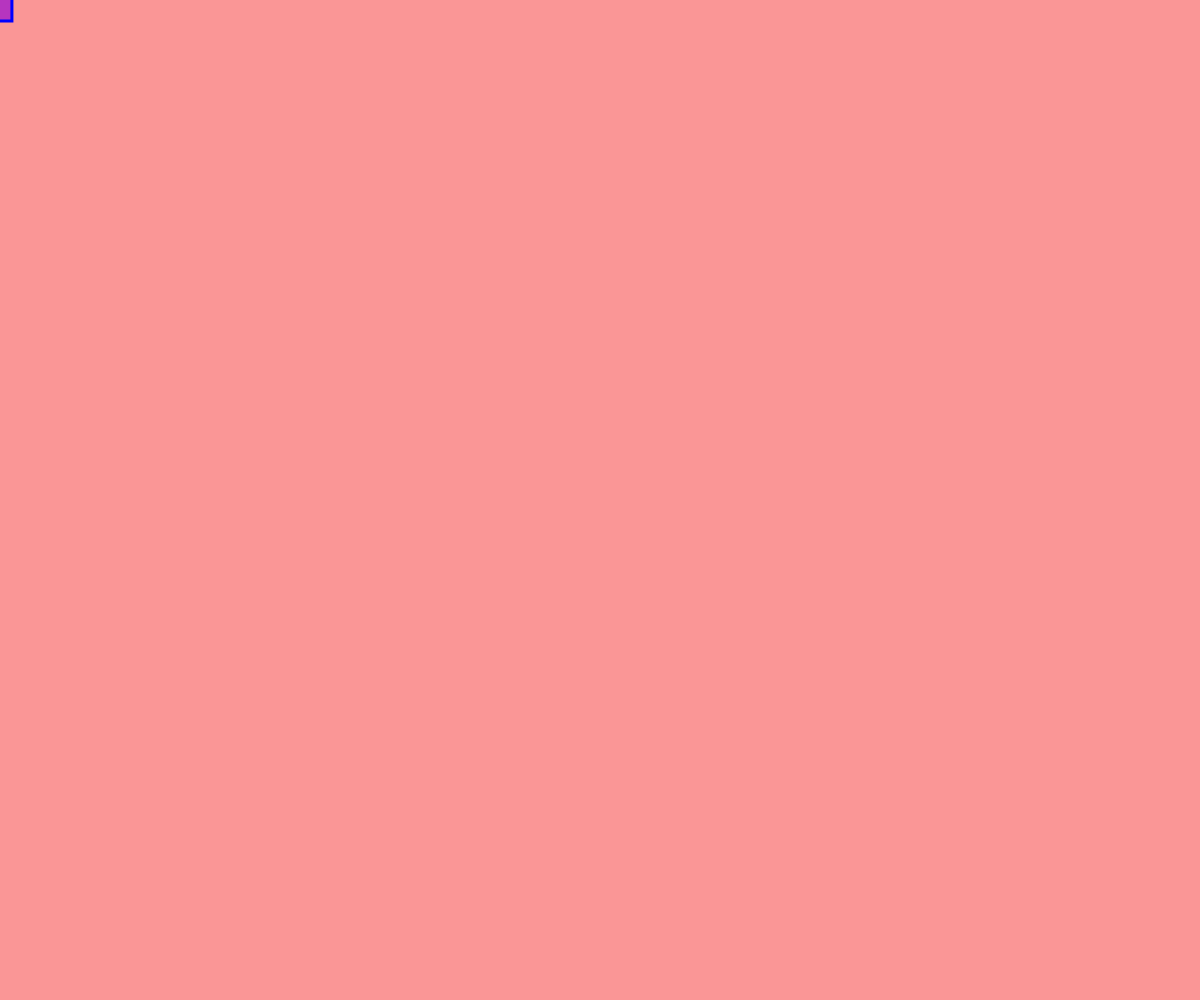
Frame 1 (no input)
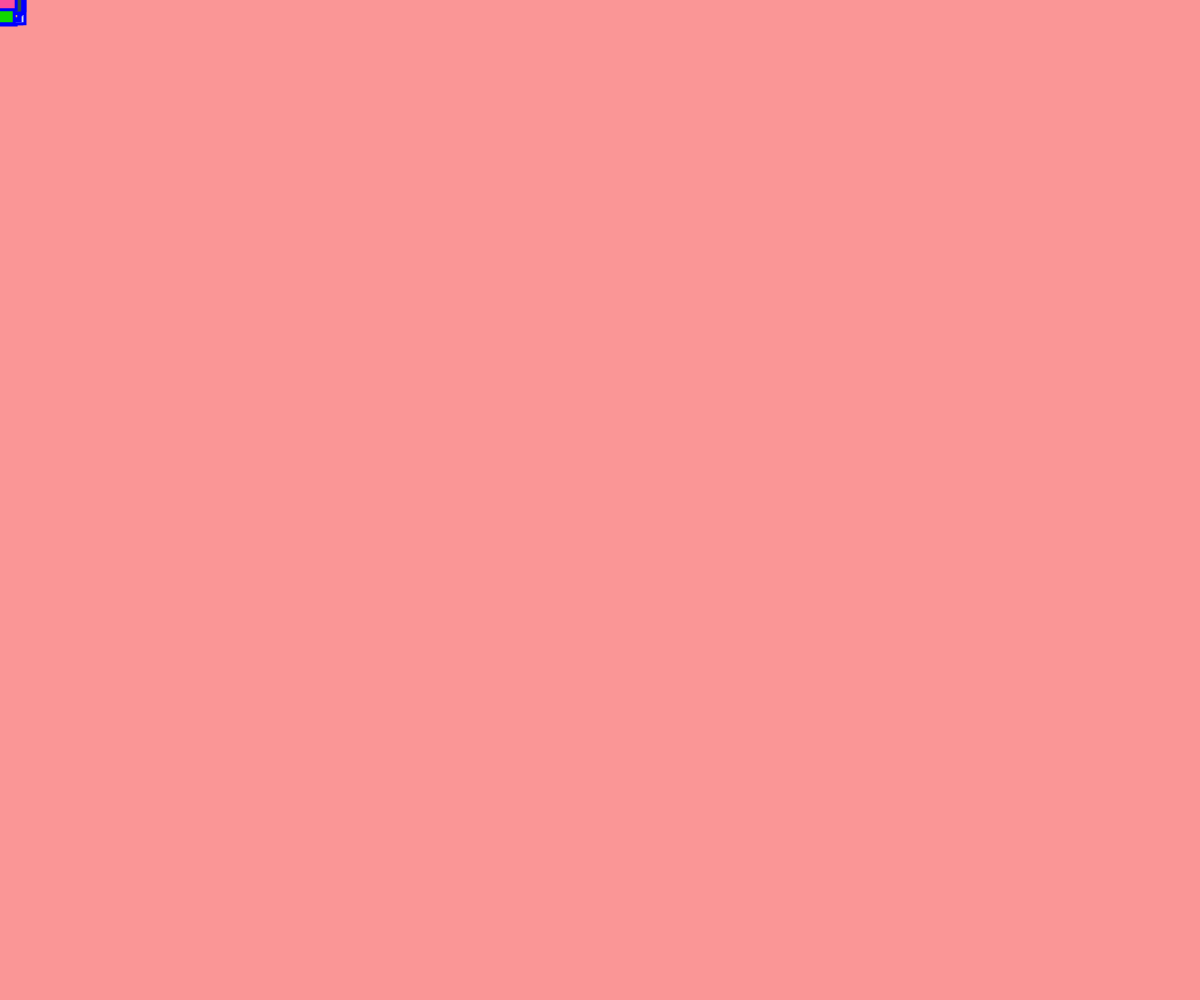
Frame 60 (no input)
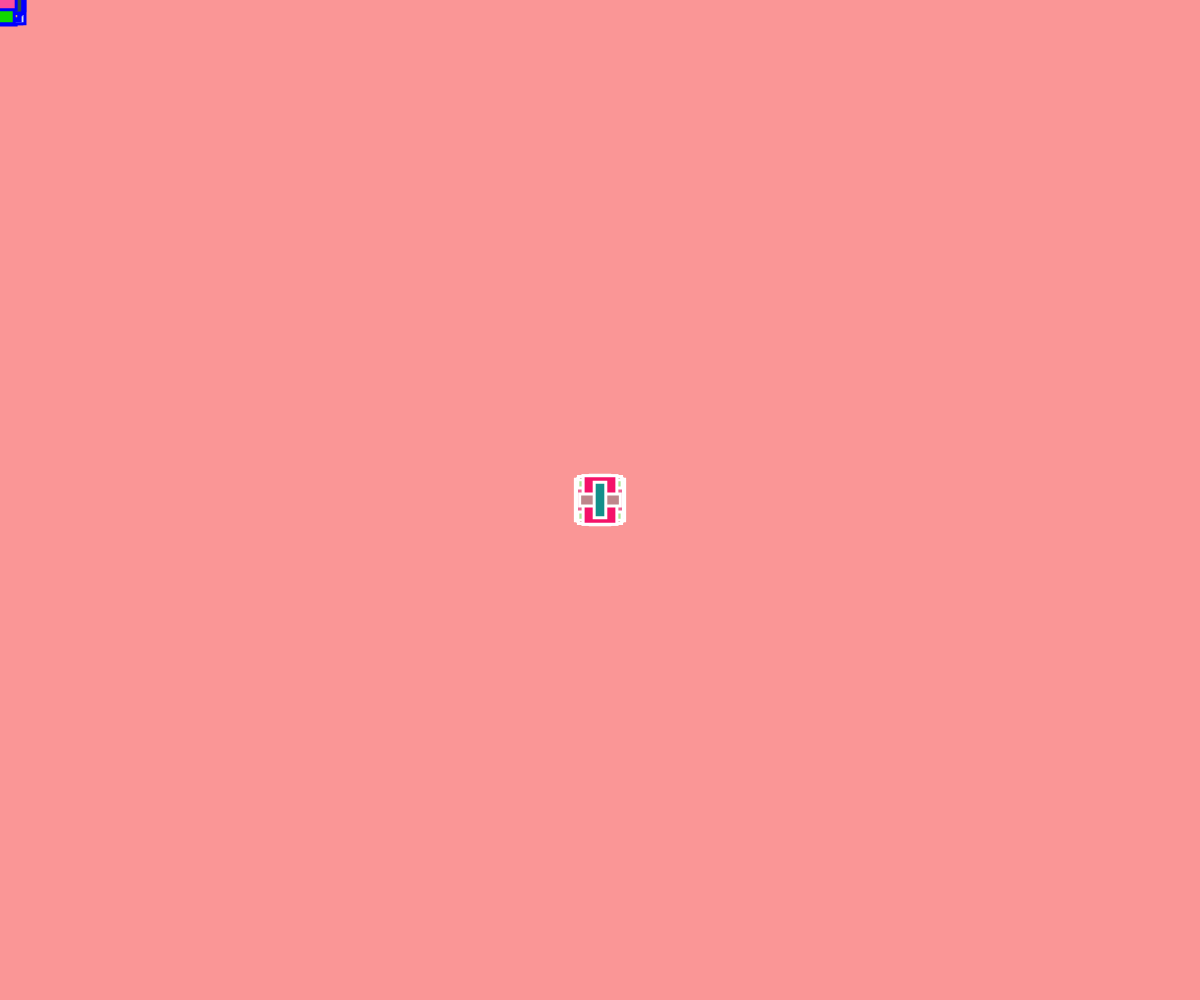
Frame 120 (the mouse pressed at the canvas centre since frame 60)

The p5.js sketch that drew these frames (run headless with seeded random() and noise() and a simulated clock; from frame 60 on, the mouse is pressed at the canvas centre):

// p5.js sketch
// ── sketch.js
console.log("is this thing on?")
function setup() {
    createCanvas(innerWidth, innerHeight)

    background(250,150,150)
    rectMode(CENTER)
}

function draw() {
    //background(0,200,100)
    //line(x1,y1,x2,y2)
    let red = map(mouseX, 0, width, 0, 255)
    fill(random(0,255), random(0,255),random(0, 255))
    //noFill()
    strokeWeight(3)
    stroke(mouseX, mouseY, 255)
    rect(mouseX, mouseY, random(10,50), random(10,50))
    //text("fresh", mouseX, mouseY)
}

// an event listener that "listens" for when the pae is resized, if it is, do whatever is in the function
function windowResized(){
    resizeCanvas(innerWidth, innerHeight);
}


// ── style.css
canvas{
    position: fixed;
    top: 0;
    left: 0;
    z-index: -1;
}
